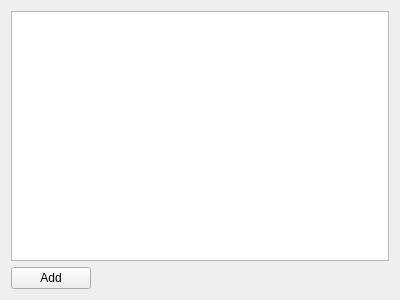
<?xml version="1.0" encoding="UTF-8"?>
<ui version="4.0">
 <class>LogixWidget</class>
 <widget class="QWidget" name="LogixWidget">
  <property name="geometry">
   <rect>
    <x>0</x>
    <y>0</y>
    <width>400</width>
    <height>300</height>
   </rect>
  </property>
  <property name="font">
   <font>
    <pointsize>9</pointsize>
   </font>
  </property>
  <property name="windowTitle">
   <string>Form</string>
  </property>
  <layout class="QVBoxLayout" name="verticalLayout">
   <item>
    <widget class="QTableView" name="tableView"/>
   </item>
   <item>
    <widget class="QPushButton" name="btnAdd">
     <property name="sizePolicy">
      <sizepolicy hsizetype="Fixed" vsizetype="Fixed">
       <horstretch>0</horstretch>
       <verstretch>0</verstretch>
      </sizepolicy>
     </property>
     <property name="text">
      <string>Add</string>
     </property>
    </widget>
   </item>
  </layout>
 </widget>
 <resources/>
 <connections/>
</ui>
